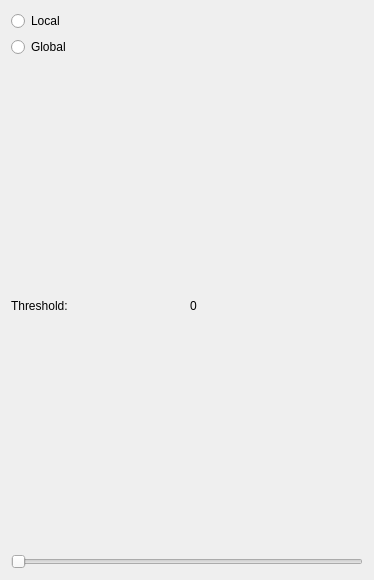
          <widget class="QWidget" name="thresholding">
           <property name="geometry">
            <rect>
             <x>0</x>
             <y>0</y>
             <width>374</width>
             <height>580</height>
            </rect>
           </property>
           <attribute name="label">
            <string>Thresholding</string>
           </attribute>
           <layout class="QVBoxLayout" name="verticalLayout_21">
            <item>
             <layout class="QVBoxLayout" name="verticalLayout_19">
              <item>
               <widget class="QRadioButton" name="radio_local">
                <property name="cursor">
                 <cursorShape>PointingHandCursor</cursorShape>
                </property>
                <property name="text">
                 <string>Local</string>
                </property>
                <attribute name="buttonGroup">
                 <string notr="true">buttonGroup_edges</string>
                </attribute>
               </widget>
              </item>
              <item>
               <widget class="QRadioButton" name="radio_global">
                <property name="cursor">
                 <cursorShape>PointingHandCursor</cursorShape>
                </property>
                <property name="text">
                 <string>Global</string>
                </property>
                <attribute name="buttonGroup">
                 <string notr="true">buttonGroup_edges</string>
                </attribute>
               </widget>
              </item>
             </layout>
            </item>
            <item>
             <layout class="QVBoxLayout" name="verticalLayout_20">
              <item>
               <layout class="QHBoxLayout" name="horizontalLayout_10" stretch="0,0">
                <item>
                 <widget class="QLabel" name="label_3">
                  <property name="sizePolicy">
                   <sizepolicy hsizetype="Preferred" vsizetype="Minimum">
                    <horstretch>0</horstretch>
                    <verstretch>0</verstretch>
                   </sizepolicy>
                  </property>
                  <property name="text">
                   <string>Threshold:</string>
                  </property>
                 </widget>
                </item>
                <item>
                 <widget class="QLabel" name="label_thesholding">
                  <property name="sizePolicy">
                   <sizepolicy hsizetype="Preferred" vsizetype="Minimum">
                    <horstretch>0</horstretch>
                    <verstretch>0</verstretch>
                   </sizepolicy>
                  </property>
                  <property name="text">
                   <string>0</string>
                  </property>
                 </widget>
                </item>
               </layout>
              </item>
              <item>
               <widget class="QSlider" name="slider_thresholding">
                <property name="cursor">
                 <cursorShape>OpenHandCursor</cursorShape>
                </property>
                <property name="orientation">
                 <enum>Qt::Horizontal</enum>
                </property>
               </widget>
              </item>
             </layout>
            </item>
           </layout>
          </widget>
